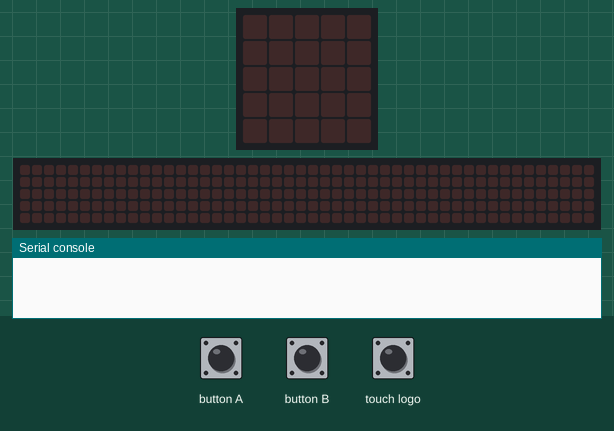
Recording of a program running on a simulated BBC micro:bit running MicroPython. Parts: the board's 5×5 LED display, a strip that is not on the board, showing the scrolling text unrolled, the last lines printed to the serial console. Inputs (shaded band) come from the test bench. No radio messages arrive unless stated (any console line starting 'radio sent:' is added by the test bench); the 48×5 strip is a reading aid, not a part: it shows the text the display is scrolling, unrolled, one strip-width of it at a time.

Above: at 1.2 s.
1.3 s: button A pressed for 0.15 s
At 1.37 s:
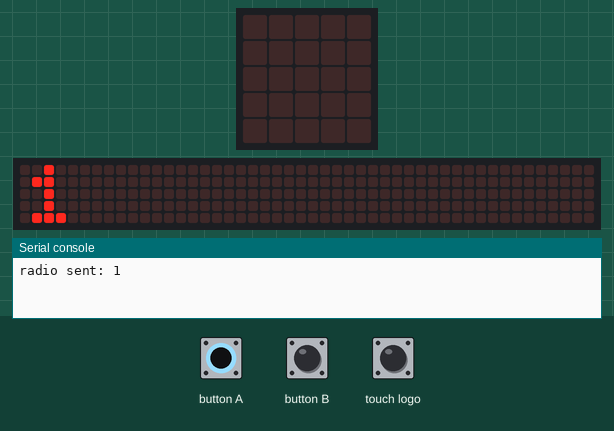
4.3 s: button A pressed for 1 s
At 4.37 s:
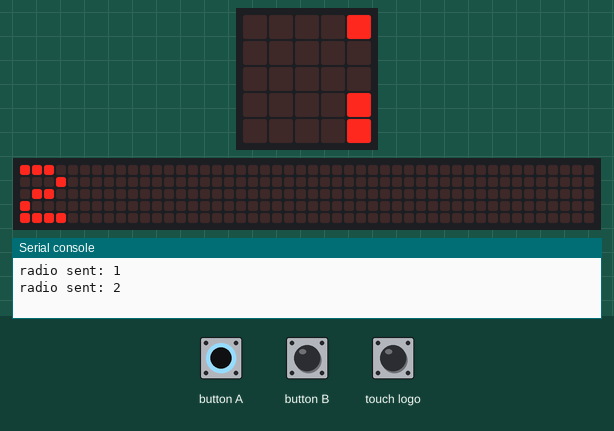
Timing chart, 0 to 7.3 s (numbered marks = the images above; inputs shaded):
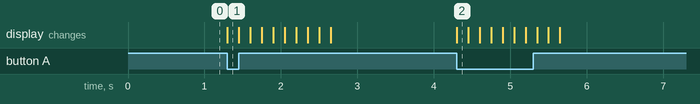

The program:

Stall_One-main.py
```python
from microbit import *
import radio
#stall has 2 microbits to handle the 2 tasks of assigning orders and finishing orders
#stall microbit one (assigning orders)
#only works in version 2
radio.on()
radio.config(channel = 1)
orderno = 0
while True:
    a = button_a.was_pressed()
    b = button_b.was_pressed()
    c = pin_logo.is_touched()
    if a:
        orderno = orderno + 1
        radio.send(str(orderno))
        display.scroll(str(orderno))
        #go between order numbers (+)
    if b:
        orderno -= 1
        if orderno < 0:
            orderno = 0
        display.scroll(orderno)
        #go between order numbers (-)
    if c:
        radio.send(str(orderno))
        #to give customer microbit order number

#the customer microbits are switched off until they need to be given to the customer
#to reset numbers every day, run code again the next day to restart everyday
```

Measured:
- after the input at 1.3 s, the display: changes at once (image 1)
- after the input at 4.3 s, the display: changes at once (image 2)
